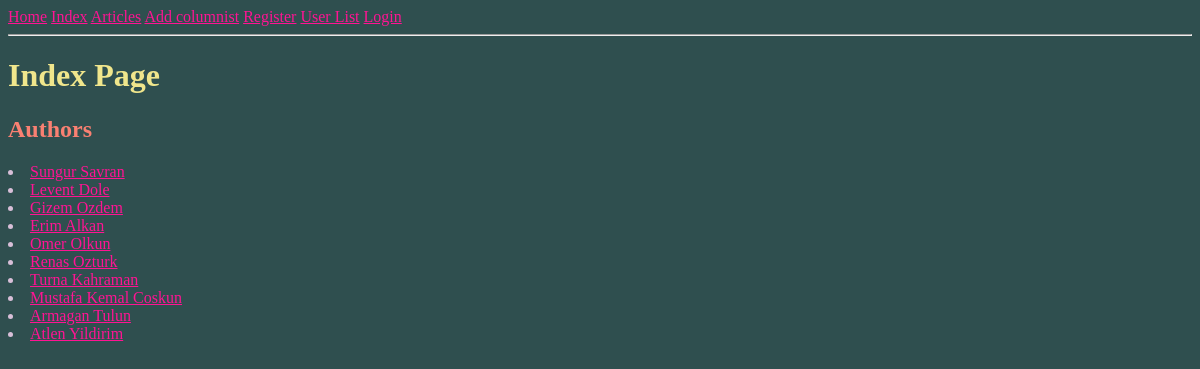
Page /dip/ on the earlier database version.
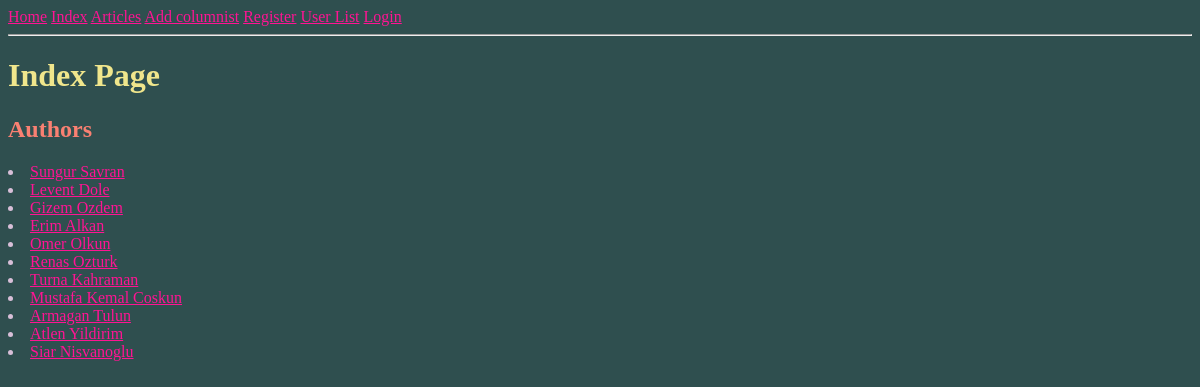
Same page on the later database version.
### dip/models.py (models this page shows, shortened)
class Columnist(models.Model):
    name = models.CharField(max_length=30)
    age = models.IntegerField(default=30,validators=[MaxValueValidator(100),MinValueValidator(18)])
    membership = models.CharField(max_length=30, choices=MEMBER_STATUS)

### dip/views.py (the view)
# urls.py: path('',views.index,name='index-page'),
def index(request):
    q = Columnist.objects.all()
    context = {
        'data':q,
    }
    return render (request, 'dip/index.html',context)

### templates/dip/index.html (shortened to what this page needs)
{% extends 'dip/base.html' %}
{% block content %}
<!DOCTYPE html>
<html lang="en">
<head>
</head>
<body>
    <h1>Index Page</h1>
    <h2>Authors</h2>
    {% for x in data %}
        <li>
            <a href="{% url 'articles-page' colid=x.pk %}">{{x.name}}</a>
            </li>
    {% endfor %}
</body>
</html>
{% endblock %}

### templates/dip/base.html (shortened to what this page needs)
<!DOCTYPE html>
<html lang="en">
<head>
</head>
<a href="{% url 'home-page' %}">Home</a>
<a href="{% url 'index-page' %}">Index</a>
<a href="{% url 'article-index-page'%}">Articles</a>
<a href="{% url 'new-columnist-page'%}">Add columnist</a>
<a href="{% url 'register-page' %}">Register</a>
<a href="{% url 'user-list-page' %}">User List</a>
<a href="{% url 'login-page' %}">Login</a>
<hr>
<body>
    {% block content %}
    {% endblock %}
</body>
</html>

### templates/dip/base.html (style rules this page uses)
body { background-color: darkslategrey; color: floralwhite; }
a { color: deeppink; }
h1 { color: khaki; }
h2 { color: salmon; }
li { color: thistle; }

Differences in the rows shown:
added Columnist: name "Siar Nisvanoglu"
